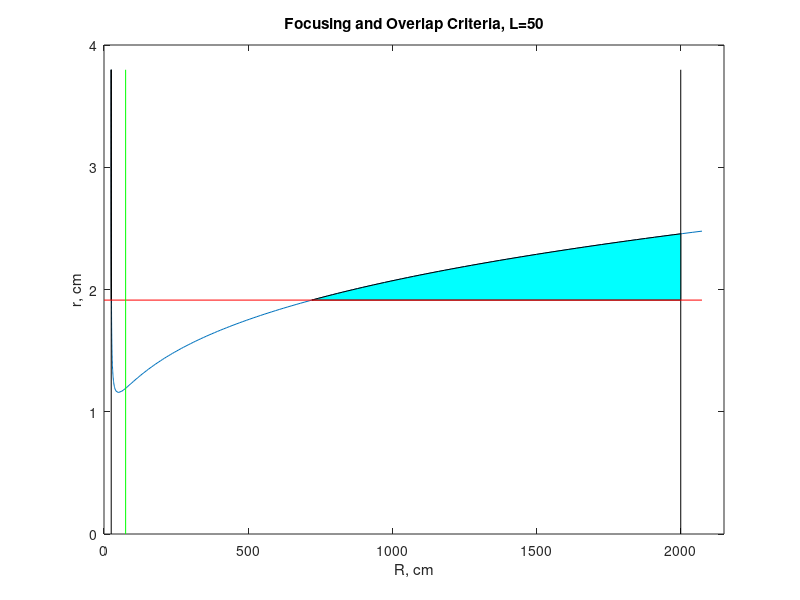
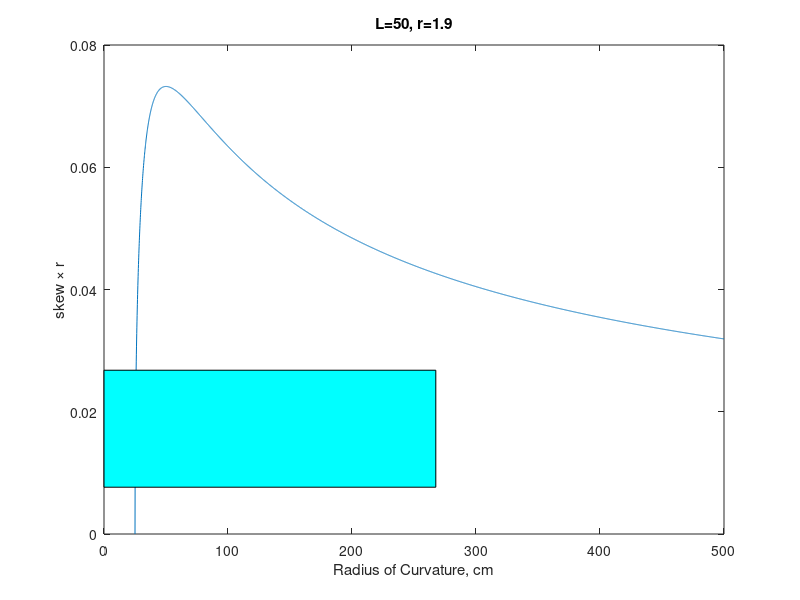

Source code (MATLAB) for these figures, in order: (Note: this script raises an error after producing the figures.)
%%
% Testing equations for R1==R2 portion of the paper
L = 50;
r = 1;
W = .4;
rd = .1;
th = 15;
C = 3000;
%%
% R as a function of r over 0:3.8 cm (3" diameter)
r0 = sqrt(L*rd*tand(th));
r = r0:0.01:3.8;
r4 = r.^4;
r2 = r.^2;
Lrt = L*rd^2*tand(th)^2;
r4mL2rt = sqrt(max(0,r4-L*Lrt));
R1 = (r4 - r2.*r4mL2rt)/Lrt;
R2 = (r4 + r2.*r4mL2rt)/Lrt;
%
% plot(R1,r,R2,r);
% % xlim([0 max(r)]);
% xlabel('r');
% ylabel('R');
% shg;
%%
% Focusing Criteria
logX = false;
if logX
  drawplot=@semilogx;
  Xmin = L/2.25;
else
  drawplot=@plot;
  Xmin = 0;
end
Rup = [flip(R1) R2(2:end)];
rup = [flip(r) r(2:end) ];
r2k = interp1(Rup,rup,2000);
n2k = find(Rup<2000,1,'last');
n2100 = find(Rup<2100,1,'last');
Rbound = [ L/2    Rup(1:n2k) 2000 2000 L/2 L/2 ];
rbound = [ max(r) rup(1:n2k) r2k  0    0   max(r) ];
drawplot(Rup(1:n2100), rup(1:n2100));
hold on;
drawplot([2000 2000], [0 max(r)],'k',[L/2 L/2], [0 max(r)],'k');
% Fill in the focus region
h = fill(Rbound,rbound,'c');
xlabel('R, cm');
ylabel('r, cm');
hold off;
xlim([Xmin 2150]);
title(sprintf('Focusing Criteria, L=%d',L));
shg;
%%
% Add overlap criteria, Interleave = 1
n = ceil(C/(2*L));
phi = pi/n;
ro = W/(2*sin(phi));
delete(h);
hold on;
if ro < r0
  % one region
  Rbound = [ L/2    Rup(1:n2k) 2000 2000 L/2 L/2 ];
  rbound = [ max(r) rup(1:n2k) r2k  ro   ro  max(r) ];
  h = fill(Rbound,rbound,'c');
else
  % two regions
  Ro1 = interp1(r,R1,ro);
  nro1 = find(r>ro,1);
  Rbound1 = [ Ro1 R1(nro1:end) L/2    L/2    Ro1 ];
  rbound1 = [ ro  r(nro1:end)  max(r) ro     ro ];
  Ro2 = interp1(r,R2,ro);
  r2000 = interp1(R2,r,2000);
  nro2 = find(r>ro & R2 < 2000);
  Rbound2 = [Ro2 R2(nro2) 2000  2000 Ro2];
  rbound2 = [ro  r(nro2)  r2000 ro   ro ];
  h = [fill(Rbound1, rbound1, 'c') fill(Rbound2, rbound2, 'c')];
end
drawplot([Xmin Rup(n2100)], [ro ro], 'r');
hold off;
title(sprintf('Focusing and Overlap Criteria, L=%d',L));
shg;
%%
% Calculate R limits based on overlap criteria: not enough that r
% is large enough: w must also be small enough, so w/r < sin(pi/n)
Ro3 = L/(1+cos(pi/n));
Ro4 = L/(1-cos(pi/n));
%%
% Calculate RIM length based on interleave 1:
LR = W^2/(4*rd*tand(th)*sin(phi));
fprintf(1, 'RIM length: %.1f cm\n', LR);
%% Add 75 cm line
hold on;
plot([75 75], [0 max(r)], 'g');
hold off;
shg;
%%
figure;
%%
% For a given L, r(L) (chosen as the smallest r that will meet the
% overlap criteria with w = W/2), these graphs show:
%   a curve showing skew*r for vs R
%   a blue box indicating values of skew*r that both
%     -are below the limit for focusing on (2 mm)^2 detector, and
%     -are above the limit for meeting the overlap criteria
%   The former is really irrelevant
for L=50:10:100
  clf;
  r_min = W/(2*sin(2*L*pi/C));
  r = r_min;
  g = 0.01;
  maxR = (g^2+(r+W).^2)/(2*g);

  % maxR = 350;
  R = (L/2):.1:500;
  s = sqrt(2*R/L-1)*r./R;

  plot(R,s*r); xlabel('Radius of Curvature, cm'); ylabel('skew \times r');
  title(sprintf('L=%.0f, r=%.1f',L,r));
  %
  Wcon = W*r/(2*L);
  Dcon = rd*tand(th);
  if Wcon < Dcon
    color = 'c';
  else
    color = 'r';
  end
  x = [0, maxR, maxR, 0, 0];
  y = [Wcon, Wcon, Dcon, Dcon, Wcon];
  hold on;
  h = fill(x,y,color);
  alpha(h,.25);
  hold off;
  shg;
  pause;
end
%%
% Let me try to look at overlap criteria more directly
% w > W/2
% sin(2*L*pi/C) > w/r = (L/R)*sqrt(2*R/L-1)
for L=50:10:90
  clf;
  R = (L/2):.1:2000;
  sin2Lpi_C = sin(2*L*pi/C)*ones(size(R));
  rr = sqrt(2*R/L-1)*L./R;
  plot(R,rr,R,sin2Lpi_C);
  xlabel('R'); ylabel('w/r');
  legend('w/r','sin(2L\pi/C)');
  title(sprintf('L=%.0f',L));
  %hold off;
  shg;
  pause;
end
%%
Ra = (r^4 + [-1 1]*r^2*sqrt(r^4-rd^2*tand(th)^2*L^2))/(L*rd^2*tand(th)^2);
Rb = (4*r^2*L+[-1 1]*2*r*sqrt(4*r^2*L^2-L^2*W^2))/(W^2);
%%
L = 50:.2:100;
w = W/2;
r = W./(2*sin(2*L*pi/C));
% R = (r4 + r.^2.*sqrt(sq))./(L*rd^2*tand(th)^2);
R = (4*r.^2.*L+2*r.*L.*sqrt(4*r.^2-W^2))/(W^2);
plot(L,R); shg;
%%
plot(L,r); shg
%%
% This is the change in the axial coordinate between the center
% of a spherical optic and radius r.
dL = R-sqrt(R.^2-r.^2);
plot(L,dL); shg
%%
clf;
scales = 1:.1:1.5;
for scale = scales
  r = scale * W./(2*sin(2*L*pi/C));
  R = (4*r.^2.*L+2*r.*L.*sqrt(4*r.^2-W^2))/(W^2);
  plot(L,R);
  hold on;
end
hold off;
xlabel('Cavity Length');
ylabel('Radius of Curvature');
legend(num2str(scales')); shg;

%%
% Based on online chat with Edmund sales, radius of curvature is probably
% constrained by the ability to accurately measure the sag, and they appear
% to be able to easily measure 0.1 mm, so going much below that seems
% inadvisable.
clf;
gs = [0.001 0.005 0.01];
for g = gs % minimum sag
  r = 1:0.1:(3*2.54/2);
  R = (g^2+r.^2)/(2*g);
  D = r*2/2.54;
  semilogy(D,R); hold on;
end
hold off;
legend(num2str(gs'),'location','northwest');
xlabel('Mirror Diameter, inches');
ylabel('Max Radius of Curvature, cm');
title('RC vs Tolerance (cm)');
grid;
shg;

%%
% Another approach to constraints on R using overlap criteria
% Interleave==1,2,3a,3b
% %%% check w/r < rd tan(th) L/r^2
W = .4;
rd = .1;
th = 15;
C = 3000;
for L=50:10:110
  n1 = ceil(C/(2*L));
  p1 = pi/n1;
  w1 = W/2;
  r1 = w1/sin(p1);
  R1 = r1*L*(r1-[1,-1]*sqrt(r1^2-w1^2))/(w1^2);
  n2 = 1+2*ceil(C/(4*L)-1/2);
  p2 = 2*pi/n2;
  w2 = w1*sin(p2)/sin(pi/n2);
  r2 = w1/sin(pi/n2);
  R2 = r2*L*(r2-[1,-1]*sqrt(r2^2-w2^2))/(w2^2);
  n3a = ceil(C/(6*L)-1/3)*3+1;
  w3a = w1*sin(3*pi/n3a)/sin(pi/n3a);
  r3a = w1/sin(pi/n3a);
  R3a = r3a*L*(r3a-[1,-1]*sqrt(r3a^2-w3a^2))/(w3a^2);
  n3b = ceil(C/(6*L)-2/3)*3+2;
  w3b = w1*sin(3*pi/n3b)/sin(pi/n3b);
  r3b = w1/sin(pi/n3b);
  R3b = r3b*L*(r3b-[1,-1]*sqrt(r3b^2-w3b^2))/(w3b^2);
  p3a = 3*pi/n3a;
  p3b = 3*pi/n3b;
  R = (L/2):.1:500;
  if R1(end) > R(end)
    R1(end) = R(end);
  end
  if R2(end) > R(end)
    R2(end) = R(end);
  end
  if R3a(end) > R(end)
    R3a(end) = R(end);
  end
  if R3b(end) > R(end)
    R3b(end) = R(end);
  end
  
  w_r = (L./R).*sqrt(2*R/L - 1);
  Ra = L./(1+[1,-1]*cos(p1));
  clf;
  x = [R(1) R(end)];
  y = [1 1];
  plot(R,w_r,R1,sin(p1)*y,R2,sin(p2)*y,R3a,sin(p3a)*y,R3b,sin(p3b)*y);
  xlabel('R, cm');
  ylabel('w/r');
  title(sprintf('L=%.0f  n1=%d n2=%d n3a=%d n3b=%d', L, n1, n2, n3a, n3b));
  grid;
  legend('w/r','I=1','I=2','I=3a','I=3b');
  shg;
  % set(gca,'xlim',[L/2 L/2+5]);
  pause;
end
%%
L=50;
n3a = ceil(C/(6*L)-1/3)*3+1;
n3b = ceil(C/(6*L)-2/3)*3+2;
n3 = min(n3a,n3b);
p3 = 6*pi/n3;
